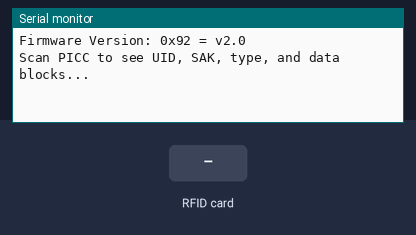
This sketch was run on a simulated Arduino Mega 2560, built with avr-gcc and run on an emulated ATmega2560. Shown: the last lines printed to the serial monitor. Inputs (shaded band) come from the test bench.

Above: at 1.2 s.
1.3 s: RFID card 71 4A 2C 2B held to the reader
At 2.5 s:
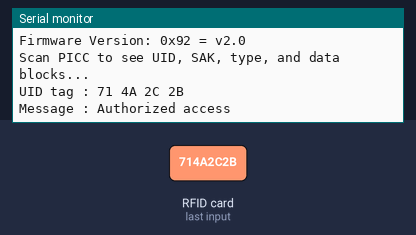
2.8 s: RFID card 5E 7A 19 C4 held to the reader
At 5.1 s:
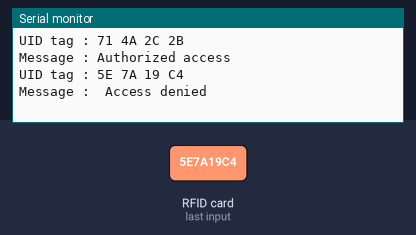

Measured:
- after the input at 1.3 s, the serial monitor: prints a new line at once (image 1)
- after the input at 2.8 s, the serial monitor: prints a new line after 1.5 s (image 2)

The sketch:

rfid-solo.ino
```cpp
#include <SPI.h>
#include <MFRC522.h>

constexpr uint8_t RST_PIN = 5;
constexpr uint8_t SS_PIN = 53;

MFRC522 mfrc522(SS_PIN, RST_PIN);

void setup() {
  Serial.begin(9600);
  while (!Serial);

  SPI.begin();
  mfrc522.PCD_Init();
  mfrc522.PCD_DumpVersionToSerial();
  mfrc522.PCD_AntennaOn();
  mfrc522.PCD_SetAntennaGain(0x07 << 4);
  Serial.println(F("Scan PICC to see UID, SAK, type, and data blocks..."));
}

void loop() {
  if (!mfrc522.PICC_IsNewCardPresent()) {
    return;
  }

  if (!mfrc522.PICC_ReadCardSerial()) {
    return;
  }

  mfrc522.PICC_DumpToSerial(&(mfrc522.uid));

  Serial.print("UID tag :");
  String content = "";
  byte letter;

  for (byte i = 0; i < mfrc522.uid.size; i++) {
    Serial.print(mfrc522.uid.uidByte[i] < 0x10 ? " 0" : " ");
    Serial.print(mfrc522.uid.uidByte[i], HEX);
    content.concat(String(mfrc522.uid.uidByte[i] < 0x10 ? " 0" : " "));
    content.concat(String(mfrc522.uid.uidByte[i], HEX));
  }

  Serial.println();
  Serial.print("Message : ");

  content.toUpperCase();

  if (content.substring(1) == "71 4A 2C 2B") {
    Serial.println("Authorized access");
    Serial.println();
    delay(3000);
  } else {
    Serial.println(" Access denied");
    delay(3000);
  }
}
```
